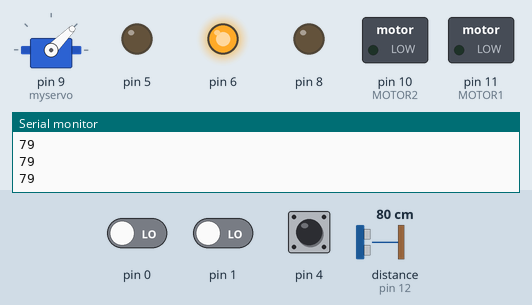
Bench run of a sketch on a simulated Arduino Uno, built with avr-gcc and run on an emulated ATmega328P. Shown: servo, switched loads named in the sketch (green lamp = pin HIGH), output pins drawn as LEDs (lit = HIGH), the last lines printed to the serial monitor. Wiring (inferred from the names in the program): ultrasonic range finder: trigger pin 13; echo pin 12. The inputs (shaded band) are chosen by the test bench; at power-on: distance to the obstacle (sensor on pin 12) 80 cm, pin 0 LOW, pin 1 LOW, pin 4 HIGH. The echo pulse lasts 58.3 µs per cm; pins used as bus, display or sensor lines are not drawn.

Above: at 1.2 s.
1.3 s: distance to the obstacle (sensor on pin 12) set to 2 cm
At 2.01 s:
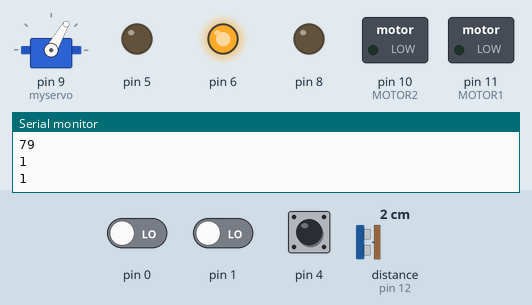
4.3 s: distance to the obstacle (sensor on pin 12) set to 9 cm
At 4.54 s:
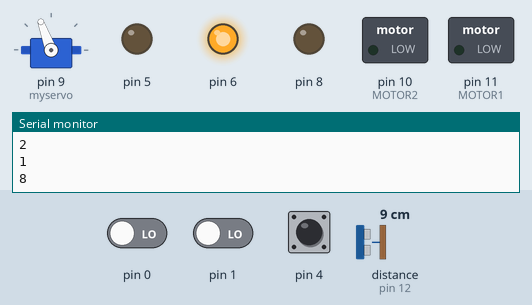
7.3 s: distance to the obstacle (sensor on pin 12) set to 250 cm
At 7.68 s:
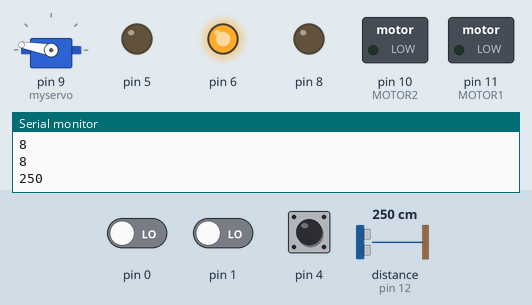
Timing chart, 0 to 20.0 s (numbered marks = the images above; inputs shaded):
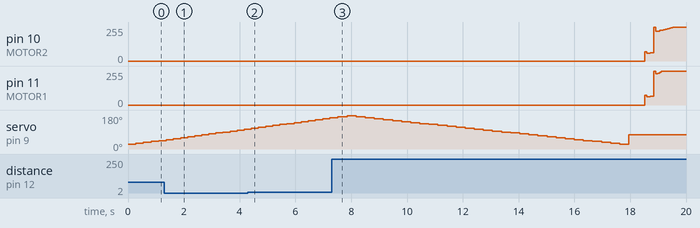

The sketch:

master_code.ino
```cpp
/*
 Pontificia Universidad Catolica de Chile
 IEE2913 Diseño Eléctrico
 2016-2
 Alumnos:
 Rodrigo Cuzmar
 Louise Muller
 Cristian VIllalobos

 HC-SR04 Ping distance sensor:

 VCC to arduino 5v
 GND to arduino GND
 Echo to Arduino pin 12
 Trig to Arduino pin 13

 Thanks for sort function to https://www.tutorialspoint.com/c_standard_library/c_function_qsort.htm
 */

#include <avr/interrupt.h>
#include <Servo.h>
#define echoPin 12 // Echo Pin
#define trigPin 13 // Trigger Pin
#define MOTOR1 11
#define MOTOR2 10

Servo myservo;
int pos;
int posFinal;
int Pos1 =180;
int Pos2 =0;
int distPos1;
int distPos2;
int minDist=400;
int muestras=4;
int errors=0;
int aux =0;
int mediana =1+ (muestras/2);
int values[] = { 0, 0, 0, 0, 0 };
long duration, distance, realDistance, oldDistance; // Duration used to calculate distance
//long pos = 50;

int set = 1500;

float promedio1;
float promedio2;

float Kp = 0.9;
float Ki = 0.06;
float Kd = 0.1;
float last_error = 0;
float Integral = 0;

float Kp1 = 0.9;
float Ki1 = 0.06;
float Kd1 = 0.1;
float last_error1 = 0;
float Integral1 = 0;

float PID_Controller(float IN, float SET, float dt, float last_error, float Integral);
float PID_Controller1(float IN, float SET, float dt, float last_error, float Integral);


 int pwm1 = 0;
 int pwm2 = 0;

 int die11 = 0;
 int die12 = 0;
 int die21 = 0;
 int die22 = 0;

 float vel11 = 0;
 float vel12 = 0;
 float vel21 = 0;
 float vel22 = 0;

 int CONTADOR = 0;


 volatile uint8_t portchistory = 0x00;     // default is high because the pull-up

float PID_Controller(float IN, float SET, float dt) {

  float OUT;
        float error;
        float Derivative;


  error = SET - IN;
  Integral = Integral + error*dt;
  Derivative = (error - last_error)/dt;
        last_error = error;
  OUT =  (Kp*error + Ki*(Integral) + Kd*Derivative)*255/6000;

  if (OUT > 255)
    OUT = 255;
  else if (OUT < 0)
    OUT = 0;

  return OUT;
}


float PID_Controller1(float IN, float SET, float dt) {

  float OUT;
        float error;
        float Derivative;

  error = SET - IN;
  Integral1 = Integral1 + error;
  Derivative = error - last_error1;
        last_error1 = error;

  OUT = (Kp1*error + Ki1*Integral*dt + Kd1*Derivative/dt)*255/6000;

  if (OUT > 255)
    OUT = 255;
  else if (OUT < 0)
    OUT = 0;

  return OUT;
}

int cmpfunc (const void * a, const void * b)
{
   return ( *(int*)a - *(int*)b );
}


void setup() {
 //PID ports
 pinMode(MOTOR1,OUTPUT);
 pinMode(MOTOR2,OUTPUT);
 pinMode(6,OUTPUT);
 pinMode(5,OUTPUT);

 pinMode(A0,INPUT);
 pinMode(A1,INPUT);
 pinMode(A2,INPUT);
 pinMode(A3,INPUT);

 digitalWrite(6,HIGH);
 digitalWrite(5,LOW);
 digitalWrite(4,HIGH);
 digitalWrite(3,LOW);

 //puertos de sensado
 myservo.attach(9);
 Serial.begin (9600);
 pinMode(trigPin, OUTPUT);
 pinMode(echoPin, INPUT);
 pinMode(8, OUTPUT);

 //////////////////////////////////////////////
 PCICR |= (1 << PCIE2);     // set PCIE0 to enable PCMSK0 scan
 PCMSK2 |= (1 << PCINT8) + (1 << PCINT9) + (1 << PCINT20) + (1 << PCINT21);   // set PCINT0 to trigger an interrupt on state change
 /////////////////////////////////
 OCR2A = 65000;
 TIMSK2 |= _BV(OCIE2A);

}
//////////////////////////////////////////////////////////////////////////


///////////////////////////////////////////////////////////////////////////////
void loop() {
  int m;
/* The following trigPin/echoPin cycle is used to determine the
 distance of the nearest object by bouncing soundwaves off of it. */
for(int j = 0; j <= 300; j+= 5)  // goes from 0 degrees to 180 degrees
  {      // in steps of 1 degree
     if (j<150) {
       pos = j + 25;
     }
     else pos = 325 - j;
     myservo.write(pos);               // tell servo to go to position in variable 'pos'
     for(int n = 0; n <= muestras; n+= 1)
     {
     //ultrasonic
     digitalWrite(trigPin, LOW);
     delayMicroseconds(2);

     digitalWrite(trigPin, HIGH);
     delayMicroseconds(10);

     digitalWrite(trigPin, LOW);
     duration = pulseIn(echoPin, HIGH);
     //

     //Calculate the distance (in cm) based on the speed of sound.
     distance = duration/58.2;
     values[n]=distance;

     delay(50);
     }
     qsort(values, 5, sizeof(int), cmpfunc);
     realDistance=values[mediana];
     Serial.println(realDistance);
     if (( realDistance < minDist )&&(pos>35)&&(pos<165)){
      minDist=realDistance;
      Pos1=pos;
     }
     distPos1=minDist+2;
     distPos2=minDist-2;
     if ( (realDistance <= distPos1) && (realDistance >= distPos2) ){
      if (pos<Pos1){
        Pos1=pos;
      }
      if (pos>Pos2){
        Pos2=pos;
      }
     }
     //Serial.println(values[3]);
     //delay(50);
  }
  posFinal=(Pos1+Pos2)/2;
  myservo.write(posFinal);
  oldDistance=minDist;
Pos1 =180;
Pos2 =0;
minDist=400;
delay(500);
while ( true ){
       for(int n = 0; n <= muestras; n+= 1)
     {

     //ultrasonic
     digitalWrite(trigPin, LOW);
     delayMicroseconds(2);

     digitalWrite(trigPin, HIGH);
     delayMicroseconds(10);

     digitalWrite(trigPin, LOW);
     duration = pulseIn(echoPin, HIGH);
     //

     //Calculate the distance (in cm) based on the speed of sound.
     distance = duration/58.2;
     values[n]=distance;

     delay(50);//delay malvado

     //aqui comienza codigo PID
       if (Serial.available()) {
          int inByte = Serial.read();
          Serial.println(inByte,DEC);
          if (inByte == 119){
            set = set + 50;
          }
          else if (inByte == 115){
            set = set - 50;
            if (set < 0){
              set=0;
            }

          }

        }


        promedio1 = (vel11 + vel12)/2;
        promedio2 = (vel21 + vel22)/2;

      /*
      Serial.print(vel11);
      Serial.print('\t');
      Serial.print('\t');
      Serial.print(vel12);

      Serial.print('\t');
      Serial.print('\t');
      */

      Serial.print(promedio1);

      Serial.print('\t');
      Serial.print('\t');
      Serial.print(set);

      Serial.print('\t');
      Serial.print('\t');
      Serial.print(pwm1);

      Serial.print('\t');
      Serial.print('\t');
      Serial.print(Integral);
      Serial.print('\t');
      Serial.print('\t');
      Serial.println(last_error);

      /*
      if (vel11 > 30){
        digitalWrite(13, HIGH);
      }
      else if (vel11 < 30){
        digitalWrite(13,LOW);
      }
      */

      pwm1 = PID_Controller(promedio1, set, 0.5);
      analogWrite(MOTOR1,pwm1);

      pwm2 = PID_Controller1(promedio2, set, 0.5);
      analogWrite(MOTOR2,pwm2);
     //fin codigo PID
     }

     qsort(values, 5, sizeof(int), cmpfunc);
     realDistance=values[mediana];
     if (aux<3){
        oldDistance=realDistance;
        set=500+20*oldDistance;
        aux=aux+1;
      }
      sei();
     //Serial.println(realDistance);
     //Serial.println(oldDistance);
     if((realDistance >= oldDistance+4) || (realDistance <= oldDistance-3)){
      Serial.println("Falle");
      errors=errors+1;
      if (errors==5){
        errors=0;
        aux=0;
        set=0;
        Integral=0;
        last_error=0;
        Integral1=0;
        last_error1=0;
        analogWrite(MOTOR1,0);
        analogWrite(MOTOR2,0);
        break;//busca de nuevo
      }
     }
     //aqui empezaba codigo del PID, pero era muy lento

     //hasta aqui llega while
}
}

SIGNAL (TIMER2_COMPA_vect)
{
    // action to be done every 1 sec
    if(CONTADOR == 500){
    vel11 = die11*5;
    vel12 = die12*5;
    die11 = 0;
    die12 = 0;


    vel21 = die21*5;
    vel22 = die22*5;
    die21 = 0;
    die22 = 0;


    CONTADOR = 0;
    //Serial.println(CONTADOR);
    }
    CONTADOR++;

}


ISR (PCINT2_vect)
{
    uint8_t changedbits;


    changedbits = PINC ^ portchistory;
    portchistory = PINC;


    if(changedbits & (1 << PINC0))
    {
        /* PCINT0 changed */
        die11 = die11 + 1;
        //Serial.println(die11);
    }

    if(changedbits & (1 << PINC1))
    {
        /* PCINT1 changed */
        die12 = die12 + 1;
    }

    if(changedbits & (1 << PINC2))
    {
        /* PCINT2 changed */
        die21 = die21 + 1;
    }

    if(changedbits & (1 << PINC3))
    {
        /* PCINT2 changed */
        die22 = die22 + 1;
    }

}
```
